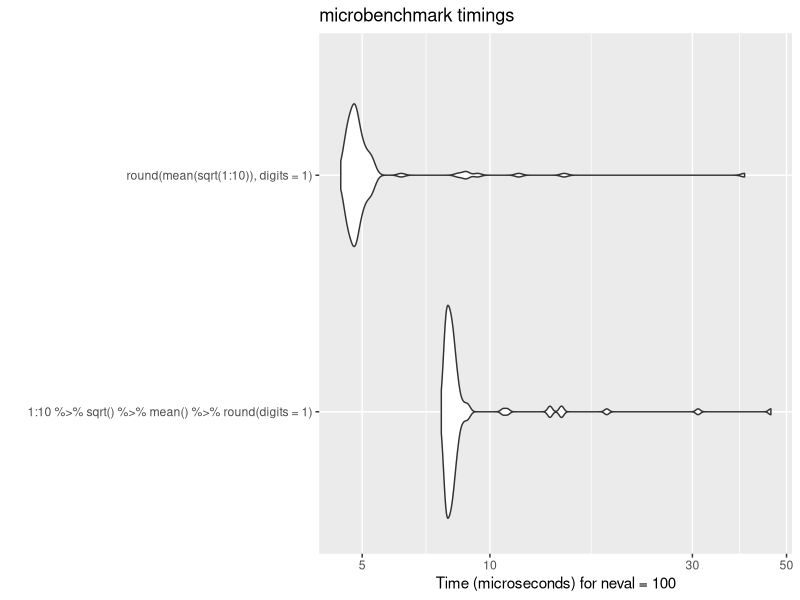
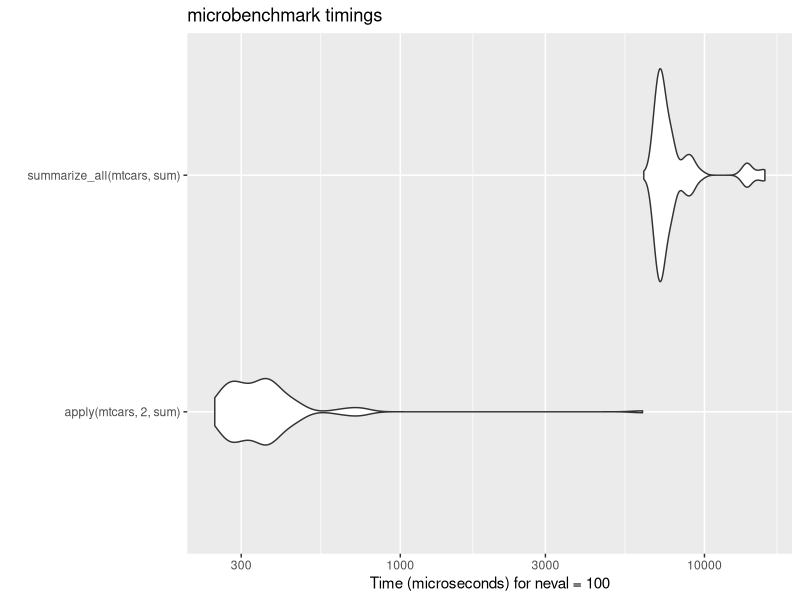
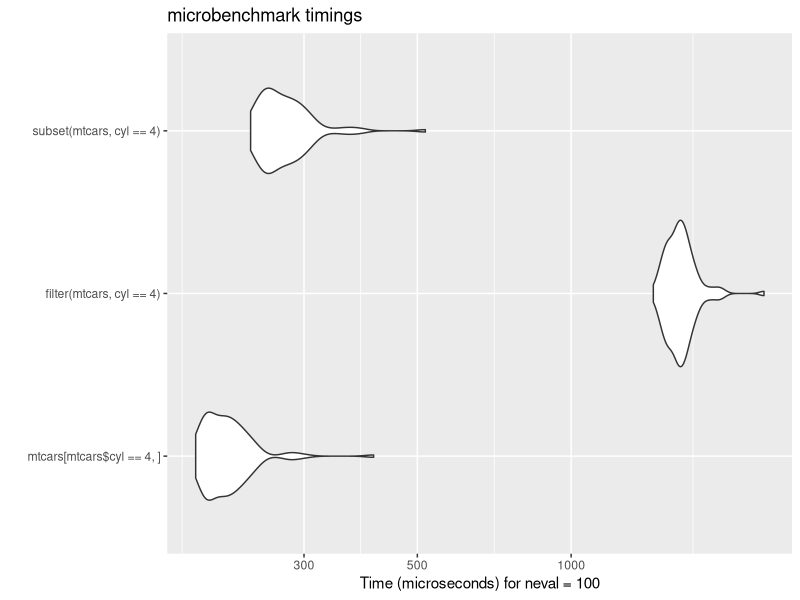
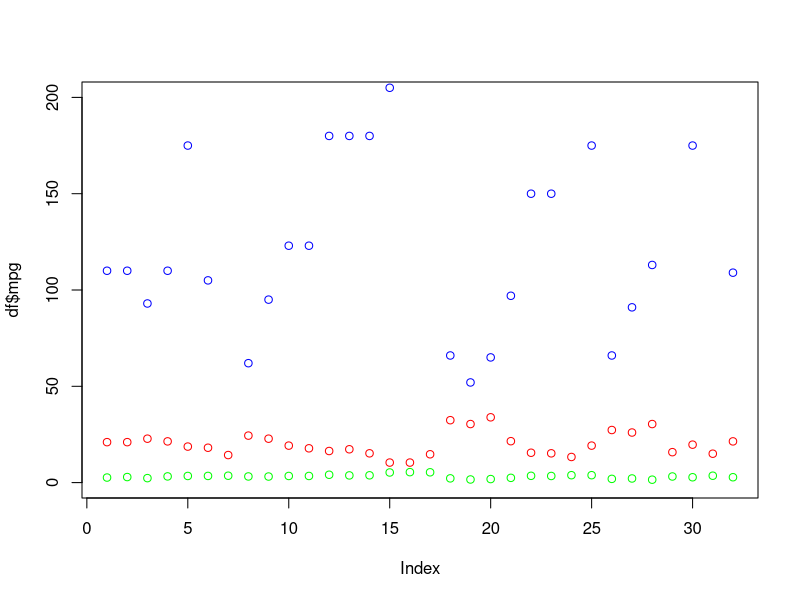
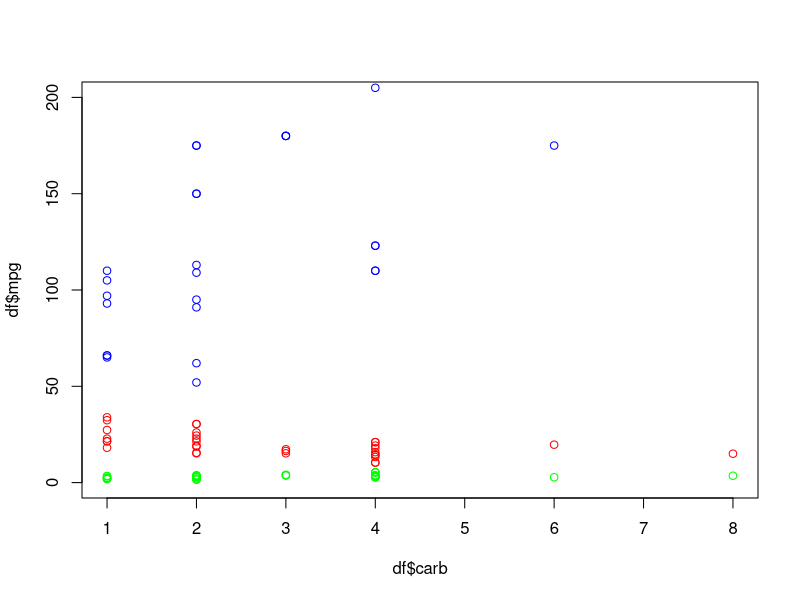
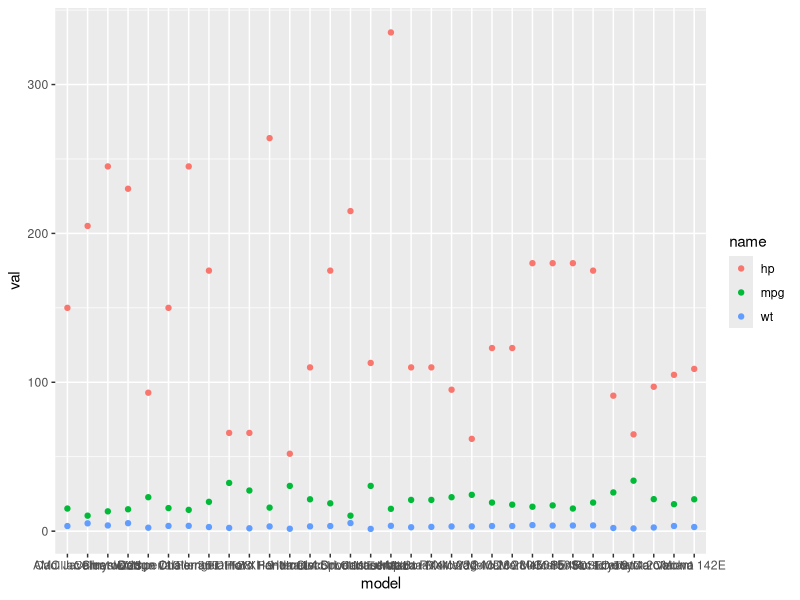
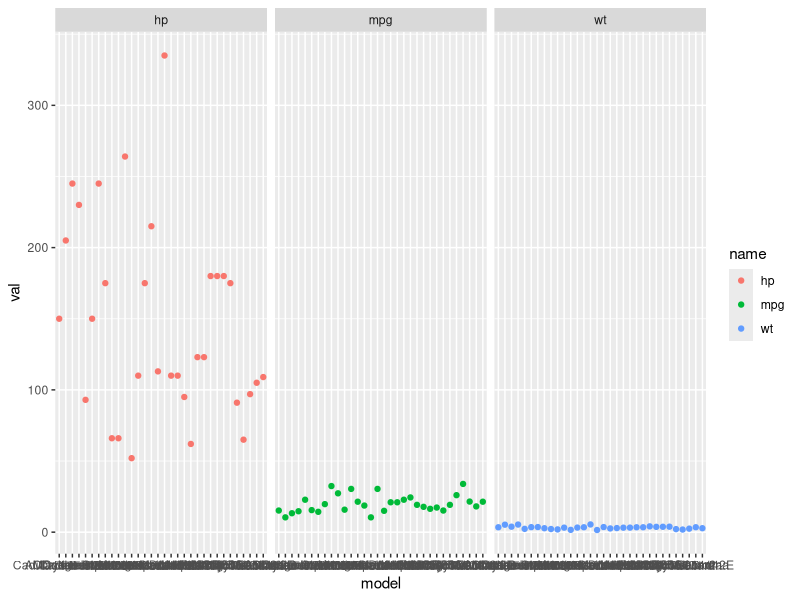
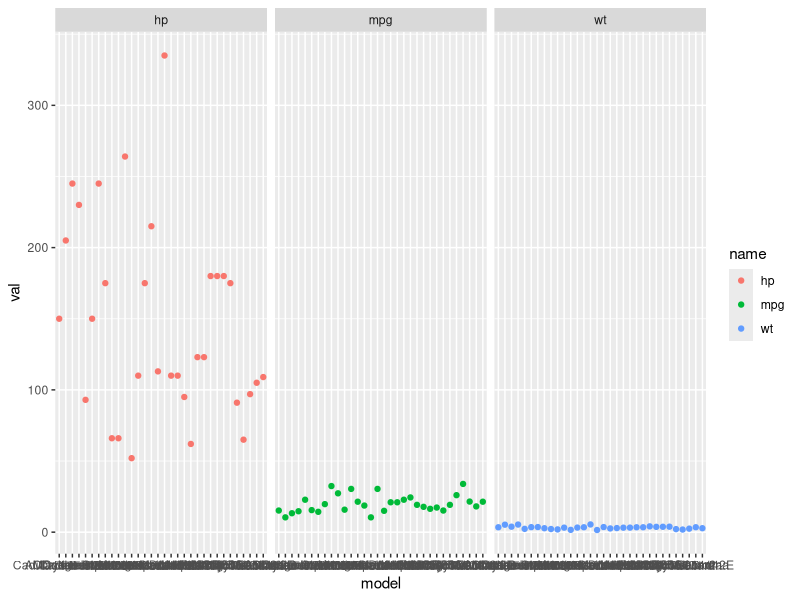

Here is the R script that generated these plots, in order:
## ---- chunk 1
knitr::opts_chunk$set(echo = TRUE)
set.seed(1234)
## ---- chunk 2
library(dplyr)
library(tidyr)
library(ggplot2)
## ---- chunk 3
1:10 %>% sqrt() %>% mean() %>% round(digits=1) 
## ---- chunk 4
round(mean(sqrt(1:10)),digits=1) 
## ---- chunk 5
fun <- function(a=1, b=10){c(max(a), min(b))}
a <- 2:10
a %>% fun(a^2)
## ---- chunk 6
a <- 3
a %>% rnorm(n=a)
a %>% rnorm()
## ---- chunk 7
library(microbenchmark)
bm <- microbenchmark(1:10 %>% sqrt() %>% mean() %>% round(digits=1), round(mean(sqrt(1:10)),digits=1) )
ggplot2::autoplot(bm)
## ---- chunk 8
fun <- function(x, cyl=1){
x %>% transform(new = mpg^cyl) %>% select(mpg, new)
}
## ---- chunk 9
df <- data.frame(mpg=runif(10, 10, 30))
fun(df, cyl=0.5)
## ---- chunk 10
fun(mtcars[1:5,], cyl=0.5)
## ---- chunk 11
head(mtcars)
## ---- chunk 12
mtcars %>% select(mpg)
## ---- chunk 13
mtcars %>% select(-mpg, -qsec, -gear, -cyl)
## ---- chunk 14
mtcars %>% select(disp:qsec)
## ---- chunk 15
mtcars %>% select(!disp:qsec)
## ---- chunk 16
df %>% select(where(is.numeric))
## ---- chunk 17
mtcars %>% filter(cyl==4)
## ---- chunk 18
mtcars %>% filter(cyl==4, hp>90)
## ---- chunk 19
mtcars %>% 
  summarize(mean.wt=mean(wt))
## ---- chunk 20
mtcars %>% 
  summarize(mean.wt=mean(wt)) %>%
  round(digits=2)
## ---- chunk 21
round(mean(mtcars$wt), digits=2)
## ---- chunk 22
mtcars %>% 
  summarize(mean.wt=mean(c(mpg, hp)))
## ---- chunk 23
mean(c(mtcars$mpg, mtcars$hp))
## ---- chunk 24
mtcars %>% 
  summarize(mean.wt=mean(mpg:hp))
## ---- chunk 25
mtcars[1,"mpg"]:mtcars[1,"hp"]
## ---- chunk 26
mean(mtcars[1,"mpg"]:mtcars[1,"hp"])
## ---- chunk 27
mtcars %>% summarize_at(vars(mpg:hp), mean)
## ---- chunk 28
mtcars %>% 
  select(mpg:hp) %>% 
  summarize_all(mean)
## ---- chunk 29
apply(mtcars[,1:4],2,mean)
## ---- chunk 30
df <- mtcars[,1:3]; df$label="test"
df %>% summarize_all(mean)
## ---- chunk 31
apply(df,2,mean)
## ---- chunk 32
mtcars %>% 
  filter(cyl==4) %>% 
  select(mpg:hp) %>% 
  summarize_all(mean) %>%
  round(digits=2) %>%
  paste(collapse=" -- ")
## ---- chunk 33
df2 <- data.frame(id=paste0(rep("s",8),1:2),
                  pop=paste0(rep("r",8),rep(1:2,each=4)),
                  Week1=rnorm(8), Week2=rnorm(8), Week3=rnorm(8), Week4=rnorm(8))
head(df2)
## ---- chunk 34
df2 %>% group_by(pop) %>% summarize_all(mean)
## ---- chunk 35
apply(df2[df2$pop=="r1",3:6],2,mean)
## ---- chunk 36
df2 %>% 
  group_by(pop, id) %>%
  summarize(mean=mean(c(Week1, Week2, Week3, Week4)))
## ---- chunk 37
df2 %>% group_by(pop) %>% 
  select(where(is.numeric)) %>% 
  summarize_all(mean)
## ---- chunk 38
df2 %>% group_by(pop) %>% 
  select(ends_with("2")) %>% 
  summarize_all(mean)
## ---- chunk 39
mtcars %>% 
   select(mpg:wt) %>%
   mutate(wt.hp=wt/hp)
## ---- chunk 40
fun <- function(x,y){fit <- lm(y~x); coef(fit)[1]} #return interept
mtcars %>% 
  group_by(carb) %>% 
  summarize(lmm=fun(mpg,hp))
## ---- chunk 41
mtcars %>% 
  group_by(carb) %>% 
  mutate(lmm=fun(mpg,hp)) %>%
  select(mpg, hp, lmm)
## ---- chunk 42
mtcars %>% 
   select(mpg:wt) %>%
   mutate(mean=sqrt(wt))
## ---- chunk 43
mtcars %>% 
   select(mpg:wt) %>%
   mutate(mean=mean(wt))
## ---- chunk 44
mtcars %>% 
   select(mpg:wt) %>%
   mutate(mean1 = (wt+hp)/2, mean2=mean(c(wt,hp)))
## ---- chunk 45
bm <- microbenchmark(
  apply(mtcars,2,sum), 
  summarize_all(mtcars, sum)
  )
ggplot2::autoplot(bm)
## ---- chunk 46
bm <- microbenchmark(
   mtcars[mtcars$cyl==4,], 
   filter(mtcars, cyl==4),
    subset(mtcars, cyl==4)
   )
ggplot2::autoplot(bm)
## ---- chunk 47
df <- subset(mtcars, select=c(mpg, wt, hp, carb))
df$model <- rownames(mtcars)
head(df)
## ---- chunk 48
fit <- lm(mpg ~ wt + hp, data=df)
summary(fit)
## ---- chunk 49
plot(df$mpg, col="red", ylim=c(0,200))
points(df$wt, col="green")
points(df$hp, col="blue")
## ---- chunk 50
plot(df$carb, df$mpg, col="red", ylim=c(0,200))
points(df$carb, df$wt, col="green")
points(df$carb, df$hp, col="blue")
## ---- chunk 51
df.long <- data.frame()
a <- data.frame(model=df$model, val=df$mpg, name="mpg", carb=df$carb)
df.long <- rbind(df.long, a)
a <- data.frame(model=df$model, val=df$wt, name="wt", carb=df$carb)
df.long <- rbind(df.long, a)
a <- data.frame(model=df$model, val=df$hp, name="hp", carb=df$carb)
df.long <- rbind(df.long, a)
df.long
## ---- chunk 52
ggplot(df.long, aes(x=model, y=val, col=name)) + geom_point()
## ---- chunk 53
ggplot(df.long, aes(x=model, y=val, col=name)) + geom_point() +
  facet_wrap(~name)
## ---- chunk 54
df.long2 <- 
  pivot_longer(
    df,
    cols = c("mpg", "wt", "hp"),
    names_to = "name",
    values_to = "val"
  )
## ---- chunk 55
df.long2
## ---- chunk 56
ggplot(df.long, aes(x=model, y=val, col=name)) + geom_point() +
  facet_wrap(~name)
## ---- chunk 57
df.long$name <- factor(df.long$name, levels=c("mpg", "wt", "hp"))
ggplot(df.long, aes(x=model, y=val, col=name)) + geom_point() +
  facet_wrap(~name) +
  theme(axis.text.x=element_blank())
## ---- chunk 58
pivot_wider( 
    df.long,
    names_from = "name", 
    values_from = "val"
  )
## ---- chunk 59
df.long %>%
  pivot_wider( 
    names_from = "name", 
    values_from = "val"
  )
